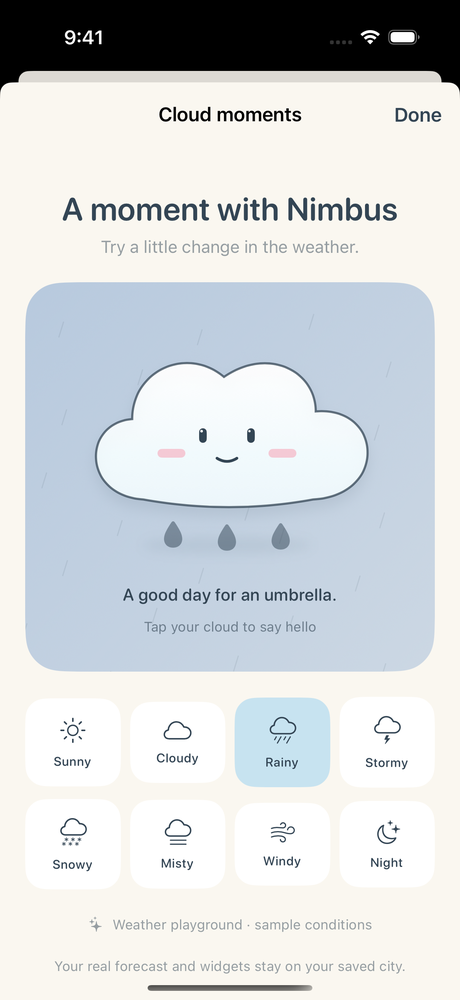
#> input picture runs/41795429786/motion-a.png, 460 x 1000 px, shrunk from 1206 x 2622 before the run, found by its file name; the run also reads 1 picture not shown here
$ python verify_motion.py
#> lines starting #> are read from the running program, lines starting #| are printed output that depends on the picture; long printed decimals are rounded
"""Compare native rendered frames; no mock animation or image alteration."""
import json
from pathlib import Path
from PIL import Image, ImageChops

root = Path('output')
def changed(first, second):
#> called with first = 'motion-a.png', second = 'motion-b.png'
    a, b = Image.open(root / first).convert('RGB'), Image.open(root / second).convert('RGB')
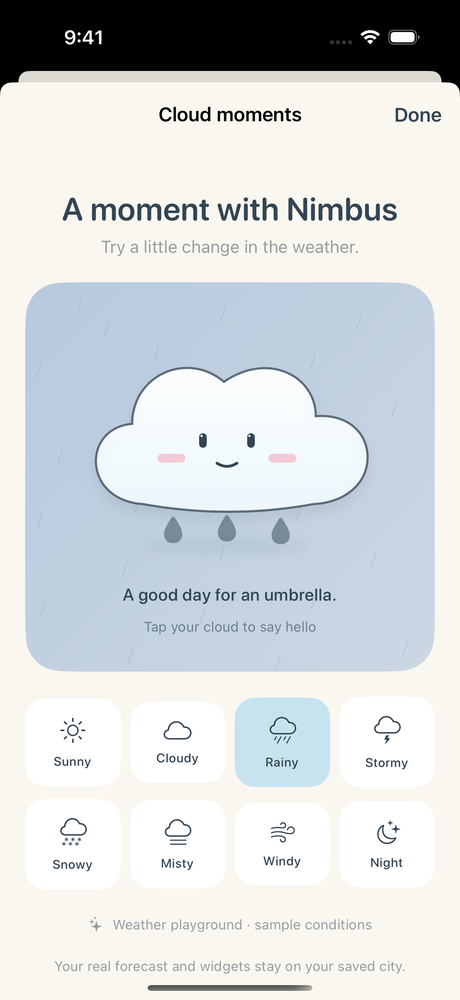
#> input picture runs/41793399032/motion-b.png, 460 x 1000 px, shrunk from 1206 x 2622 before the run, found by its file name
    assert a.size == b.size
    w, h = a.size
#> w = 460; h = 1000
    box = (int(w * .12), int(h * .23), int(w * .88), int(h * .60))
#> box = (55, 230, 404, 600)
    difference = ImageChops.difference(a.crop(box), b.crop(box))
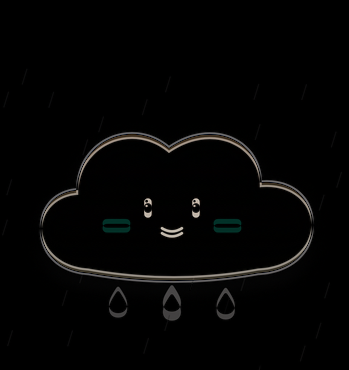
#> difference: PIL image 349x370 RGB; mean R, G, B 4.2, 4.2, 3.9
    pixels = list(difference.getdata())
#> pixels = 129130 items
    return sum(max(p) > 5 for p in pixels) / len(pixels)

animated = changed('motion-a.png', 'motion-b.png')
#> animated = 0.0616
reduced = changed('reduced-a.png', 'reduced-b.png')
#> call 2 of changed, with first = 'reduced-a.png', second = 'reduced-b.png'
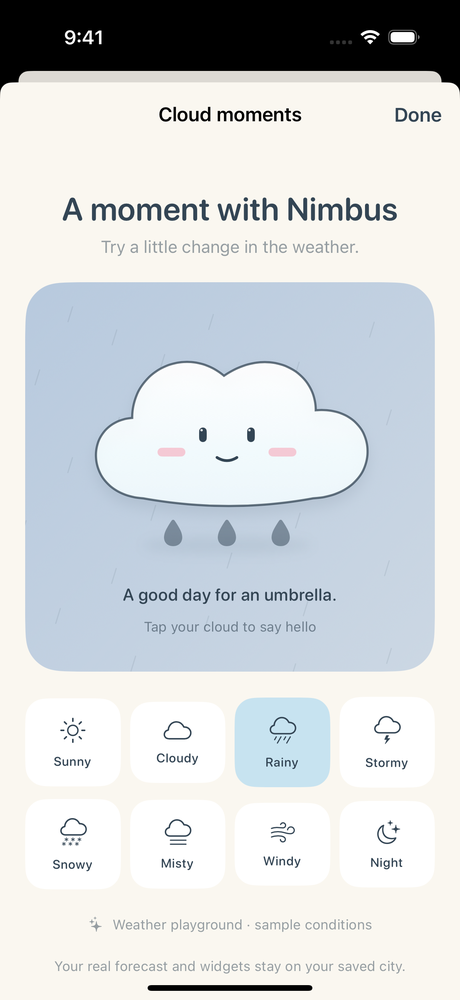
#> input picture runs/41793399032/reduced-a.png, 460 x 1000 px, shrunk from 1206 x 2622 before the run, found by its file name
#> in changed (call 2), `difference = ImageChops.difference(a.crop(box), b.crop(box))`: difference: PIL image 349x370 RGB; every value is 0
#> reduced = 0
result = {'animated_changed_fraction': animated, 'motion_off_changed_fraction': reduced,
          'animated_pass': animated > .003, 'motion_off_pass': reduced < .002}
#> result = {'animated_changed_fraction': 0.0616, 'motion_off_changed_fraction': 0, 'animated_pass': True, 'motion_off_pass': True}
(root / 'motion-verification.json').write_text(json.dumps(result, indent=2) + '\n')
print(json.dumps(result, indent=2))
#| {
#|   "animated_changed_fraction": 0.0616,
#|   "motion_off_changed_fraction": 0.0,
#|   "animated_pass": true,
#|   "motion_off_pass": true
#| }
assert result['animated_pass'], 'The native cloud scene did not visibly animate'
assert result['motion_off_pass'], 'Cloud motion continued after disabling animations'
